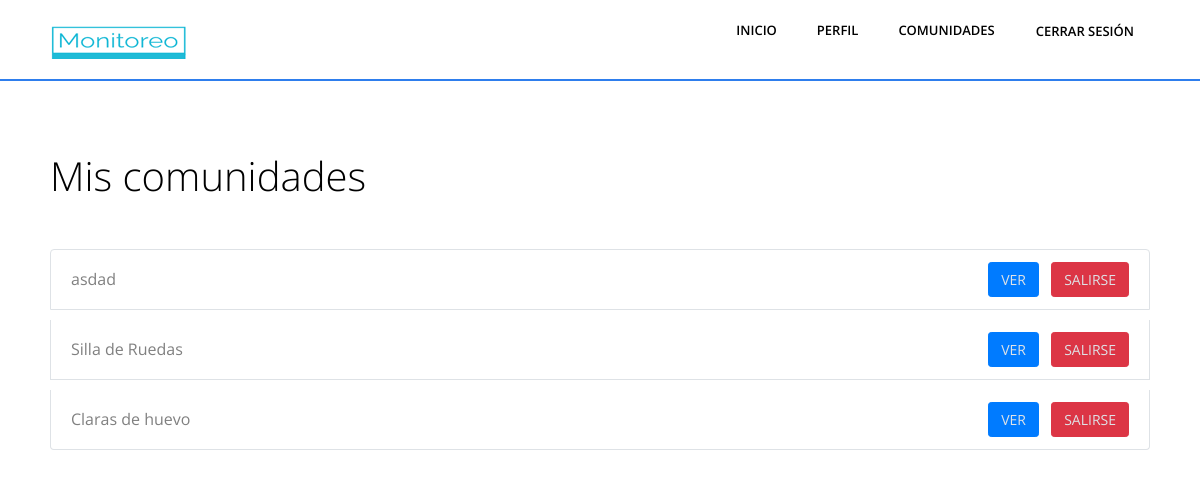
Before: /mis-comunidades/ (signed in) with the older database file.
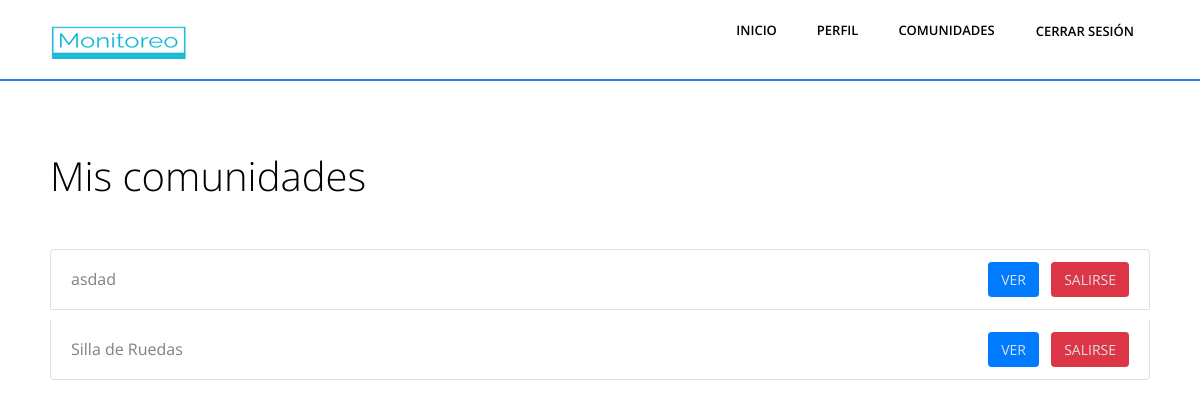
After: the same page with the newer database file.
### Aplicaciones/Monitoreo/models.py (models this page shows, shortened)
class ComunidadPerfil(models.Model):
    comunidad = models.ForeignKey(Comunidad, on_delete=models.CASCADE)
    perfil = models.ForeignKey('Perfil', on_delete=models.CASCADE)
    esAdmin = models.BooleanField(default=False)
    """ observador, un miembro de la comunidad no afectado por la tematica de la comunidad (usuarios silla de rueda) """
    observador = models.BooleanField(default=True)

class Comunidad(models.Model):
    nombre = models.CharField(max_length=100)
    descripcion = models.CharField(max_length=255, null=True)

### Aplicaciones/Monitoreo/views.py (the view)
# urls.py: path('mis-comunidades/', views.listar_comunidades_perfil, name='listar_comunidades_perfil'),
def listar_comunidades_perfil(request):
    group_names = requestGroups(request)
    perfil = Perfil.objects.get(user=request.user)
    comunidades_admin = ComunidadPerfil.objects.filter(perfil=perfil,esAdmin=True)
    comunidades_no_admin = ComunidadPerfil.objects.filter(perfil=perfil,esAdmin=False)
    context = {
        'request':request,
        'groups':group_names,
        'perfil': perfil,
        'comunidades_admin': comunidades_admin,
        'comunidades_no_admin': comunidades_no_admin
    }
    return render(request, 'mis_comunidades.html', context)

### Aplicaciones/Monitoreo/views.py (called while the page is built)
def requestGroups(request):
    user = request.user
    user_groups = user.groups.all()
    group_names = [group.name for group in user_groups]
    return group_names

### Aplicaciones/Monitoreo/templates/mis_comunidades.html (shortened to what this page needs)
{% load static %}
<html lang="es">
  {% include 'fragments/head.html' %}
  <body class="body-wrapper" data-spy="scroll" data-target=".privacy-nav">
    {% include 'fragments/header.html' %}
     <div class="container mt-5">
      <div class="row">
        {% if 'ComunidadAdmin' in groups %}
        <div class="col-md-6">
          <h2>Comunidades donde eres administrador</h2>
        </div>
        <div class="col-md-6" style="border-left: 2px solid #2e7eed; padding: 20px;">
          <h2>Mis comunidades</h2>
        </div>
        {% else %}
        <div class="col-md-6" style="padding: 20px;">
          <h2>Mis comunidades</h2>
        </div>
        {% endif %}
        {% if 'ComunidadAdmin' in groups %}
        <div class="col-md-6" style="border-left: 2px solid #2e7eed; padding: 20px;">
          {% else %}
          <div class="col-md-12" style="padding: 20px;">
          {% endif %}
          {% if comunidades_no_admin %}
          <ul class="list-group member-list">
            {% for comunidad_perfil in comunidades_no_admin %}
            <li class="list-group-item d-flex justify-content-between align-items-center">
              <span>{{ comunidad_perfil.comunidad.nombre }}</span>
              <div>
                  <a href=""><button class="btn btn-sm btn-admin mr-2">Ver</button></a>
                <a href="{% url 'salir_comunidad' comunidad_id=comunidad_perfil.comunidad.id  pag_redirect='mis_comunidades' %}"><button class="btn btn-sm btn-delete">Salirse</button></a>
              </div>
            </li>
            {% endfor %}
          </ul>
            {% else %}
            <p>No hay comunidades para mostrar.</p>
            {% endif %}
            </div>
      </div>
    </div>
  </body>
</html>

Changed rows visible on the page:
removed ComunidadPerfil: comunidad.nombre "Claras de huevo"
